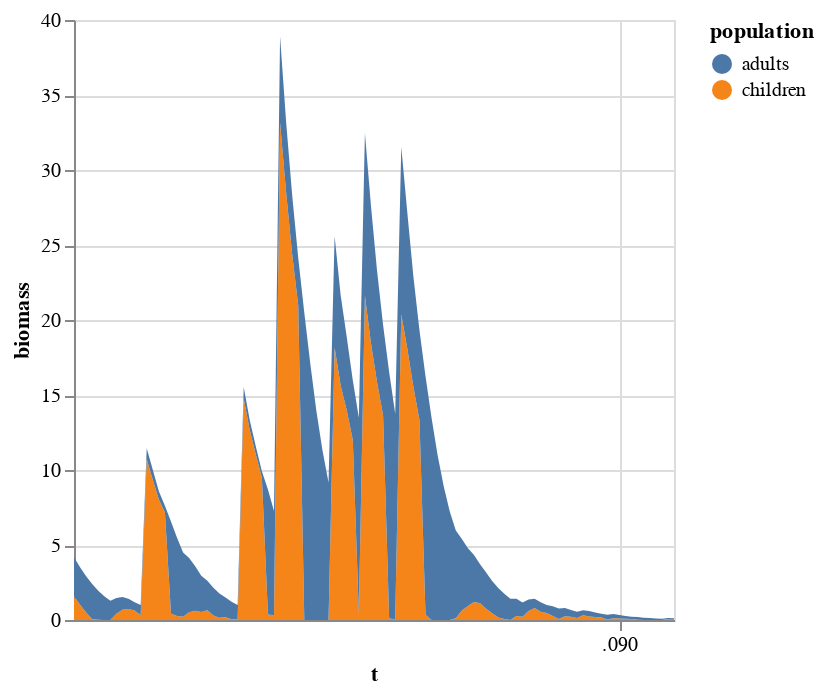

Source (notebook cell):
### Code cell
msy_population = prepare_for_altair(msy_ep)

msy_population_short = msy_population[msy_population.t < 100]

alt.Chart(msy_population_short).mark_area().encode(
    x="t:T",
    y="biomass:Q",
    color="population:N"
)

### Figure 1 — Vega-Lite specification as saved in the notebook (floating-point values rounded to 4 significant figures; data arrays with more than 128 entries replaced by an {"elided": "..."} marker saying what was removed)
{"config": {"view": {"continuousWidth": 300, "continuousHeight": 300}}, "data": {"name": "data-a9bebab62ee33ef1bdea35af4b67b0aa"}, "mark": {"type": "area"}, "encoding": {"color": {"field": "population", "type": "nominal"}, "x": {"field": "t", "type": "temporal"}, "y": {"field": "biomass", "type": "quantitative"}}, "$schema": "https://vega.github.io/schema/vega-lite/v5.17.0.json", "datasets": {"data-a9bebab62ee33ef1bdea35af4b67b0aa": {"elided": "200 records"}}}
